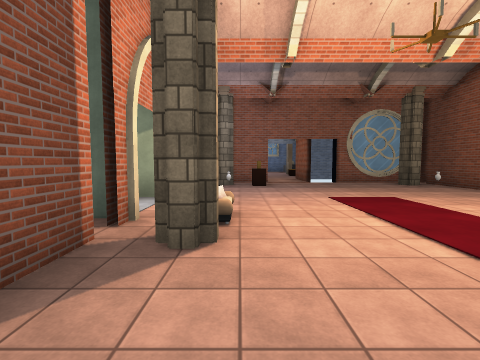
[1] (above)

18 first-person views from a walk through a scene from a Unity 3-D project. The camera is 1.5 m above the floor, tilts 4° down and sees 85° across. The floor is counted in squares, 2 m on a side. Each view is taken from the middle of a square. On the plan, view 1 faces up. The plan holds only what a view shows up to about 9 squares ahead; the rest is blank. The place goes on beyond the plan. The player character is not drawn. Some animated figures are left out. Door leaves are left out, so doorways stand open. Some surface patterns are stand-ins.

[2]
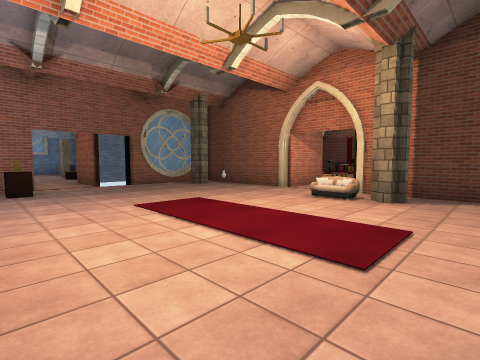

[3]
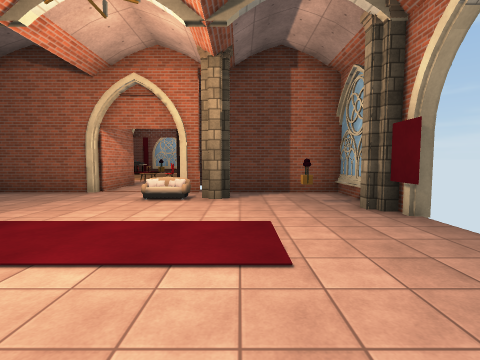

[4]
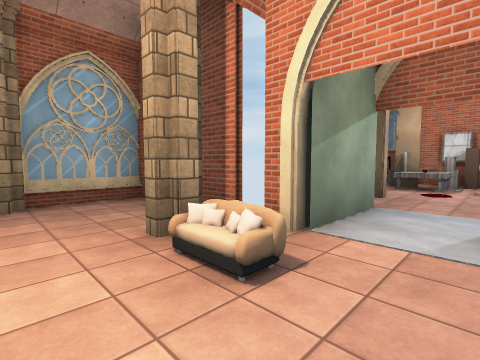

[5]
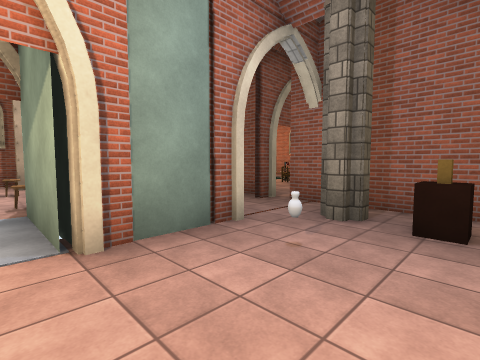

[6]
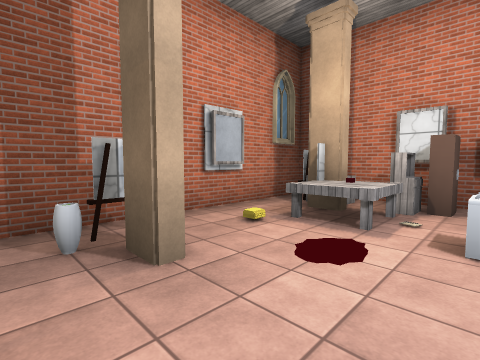

[7]
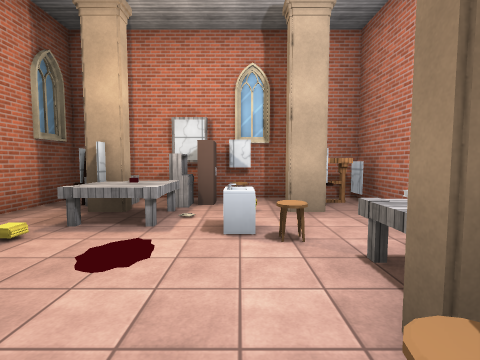

[8]
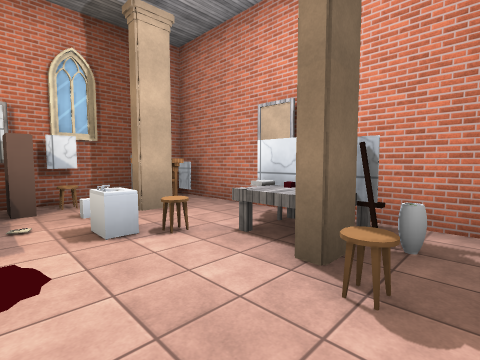

[9]
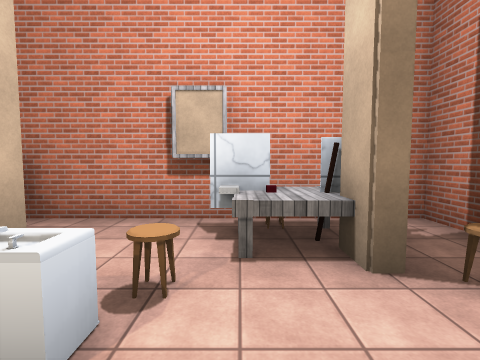

[10]
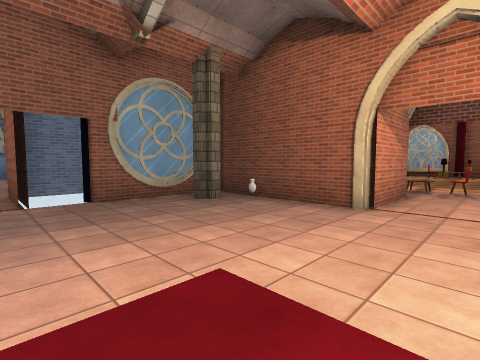

[11]
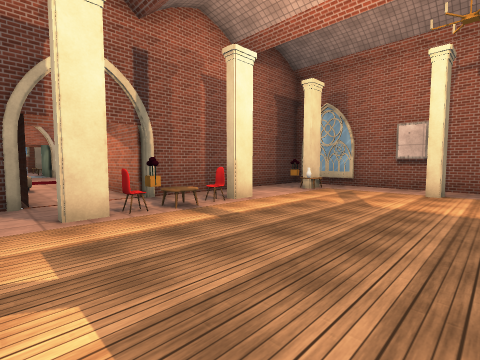

[12]
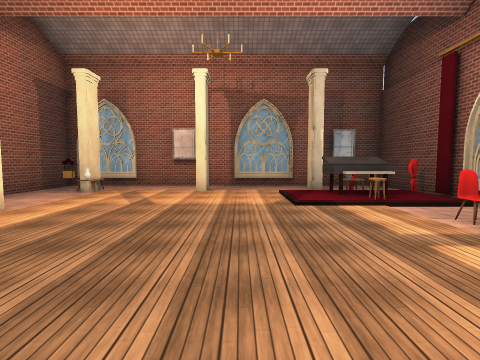

[13]
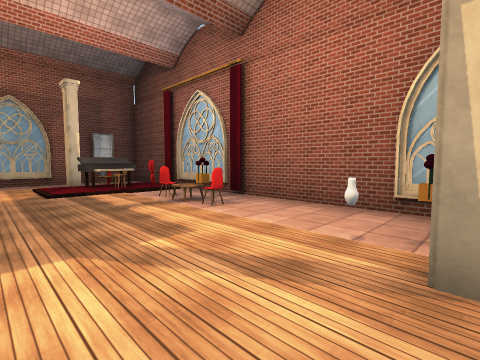

[14]
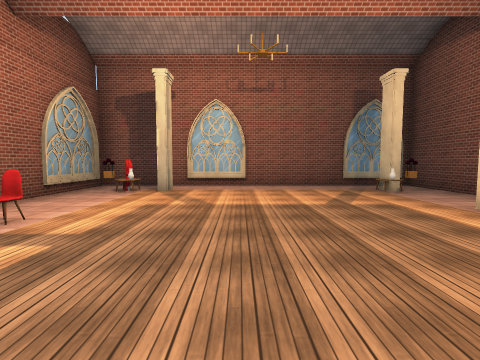

[15]
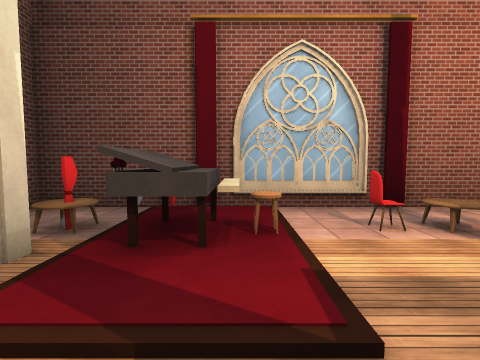

[16]
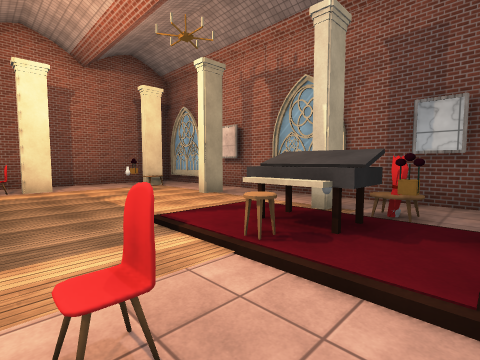

[17]
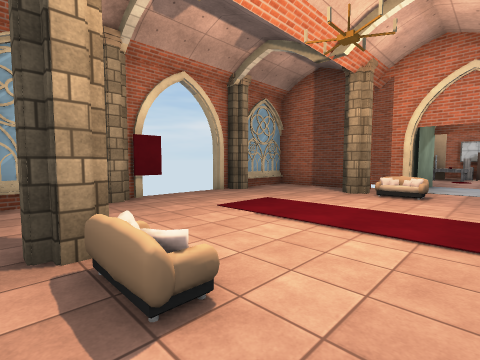

[18]
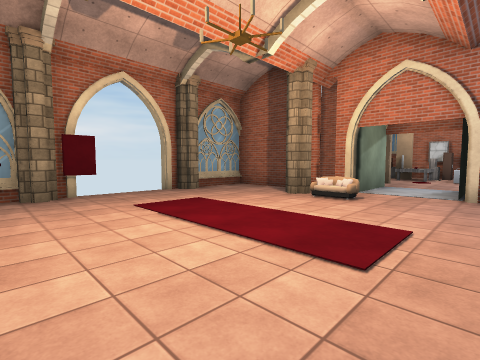

### Floor plan
Ten units are one square. View 1 is at (0, 0); x grows to the right and y downward. Boxes are objects, and circles mark ways between rooms. Rooms are numbered by the first view taken in them; rooms with no view inside come last. Other rooms are left out.
<svg viewBox="-100 -119 290 129">
<path fill="none" stroke="#000" d="M-14 -26 -14 4 12 4M-14 -75 -14 -64M-36 -66 -36 -74 -94 -74 -94 -39M10 -94 -20 -94M-24 -95 -24 -90M-52 -33 -49 -33 -49 -28M-51 -23 -46 -23M31 2 36 2M35 4 64 4 64 -25M64 -29 64 -35M59 -94 35 -94M-79 -64 -79 -56M86 -54 64 -54 64 -90M-94 -38 -94 -16 -41 -16M-5 -39 0 -39M51 -35 51 -39 55 -39M101 -44 101 -36M184 -55 184 -114 86 -114 86 -54M101 -74 101 -66M159 -8 159 -14M162 -97 159 -97 159 -102M131 -104 131 -97 128 -97M86 -35 86 4 184 4 184 -54"/>
<rect x="-95" y="-25" width="10" height="10" fill="#bbb"><title>other object</title></rect>
<rect x="-95" y="-45" width="10" height="10" fill="#bbb"><title>other object</title></rect>
<rect x="-95" y="-55" width="10" height="10" fill="#bbb"><title>other object</title></rect>
<rect x="-95" y="-65" width="10" height="10" fill="#bbb"><title>other object</title></rect>
<rect x="-95" y="-75" width="10" height="10" fill="#bbb"><title>other object</title></rect>
<rect x="-85" y="-45" width="10" height="20" fill="#bbb"><title>other object</title></rect>
<rect x="-75" y="-45" width="10" height="20" fill="#bbb"><title>other object</title></rect>
<rect x="-75" y="-65" width="10" height="20" fill="#bbb"><title>other object</title></rect>
<rect x="-75" y="-75" width="10" height="10" fill="#bbb"><title>other object</title></rect>
<rect x="-65" y="-65" width="10" height="10" fill="#bbb"><title>other object</title></rect>
<rect x="-65" y="-75" width="10" height="10" fill="#bbb"><title>other object</title></rect>
<rect x="-55" y="-65" width="20" height="10" fill="#bbb"><title>other object</title></rect>
<rect x="-55" y="-75" width="10" height="10" fill="#bbb"><title>other object</title></rect>
<rect x="-45" y="-35" width="10" height="10" fill="#bbb"><title>other object</title></rect>
<rect x="-35" y="-35" width="20" height="10" fill="#bbb"><title>other object</title></rect>
<rect x="-35" y="-65" width="20" height="10" fill="#bbb"><title>other object</title></rect>
<rect x="-15" y="-95" width="20" height="20" fill="#bbb"><title>other object</title></rect>
<rect x="-5" y="-35" width="10" height="10" fill="#bbb"><title>other object</title></rect>
<rect x="-5" y="-75" width="10" height="10" fill="#bbb"><title>other object</title></rect>
<rect x="5" y="-5" width="10" height="10" fill="#bbb"><title>other object</title></rect>
<rect x="5" y="-85" width="10" height="10" fill="#bbb"><title>other object</title></rect>
<rect x="15" y="-85" width="10" height="10" fill="#bbb"><title>other object</title></rect>
<rect x="35" y="-5" width="10" height="10" fill="#bbb"><title>other object</title></rect>
<rect x="45" y="-15" width="10" height="10" fill="#bbb"><title>other object</title></rect>
<rect x="45" y="-35" width="10" height="10" fill="#bbb"><title>other object</title></rect>
<rect x="45" y="-75" width="10" height="10" fill="#bbb"><title>other object</title></rect>
<rect x="45" y="-95" width="20" height="20" fill="#bbb"><title>other object</title></rect>
<rect x="95" y="-15" width="10" height="10" fill="#bbb"><title>other object</title></rect>
<rect x="95" y="-25" width="10" height="10" fill="#bbb"><title>other object</title></rect>
<rect x="95" y="-55" width="10" height="10" fill="#bbb"><title>other object</title></rect>
<rect x="95" y="-65" width="10" height="10" fill="#bbb"><title>other object</title></rect>
<rect x="95" y="-95" width="10" height="10" fill="#bbb"><title>other object</title></rect>
<rect x="95" y="-105" width="10" height="10" fill="#bbb"><title>other object</title></rect>
<rect x="105" y="-55" width="10" height="10" fill="#bbb"><title>other object</title></rect>
<rect x="155" y="-25" width="10" height="10" fill="#bbb"><title>other object</title></rect>
<rect x="155" y="-55" width="10" height="10" fill="#bbb"><title>other object</title></rect>
<rect x="155" y="-85" width="20" height="10" fill="#bbb"><title>other object</title></rect>
<rect x="155" y="-95" width="20" height="10" fill="#bbb"><title>other object</title></rect>
<rect x="165" y="-15" width="10" height="10" fill="#bbb"><title>other object</title></rect>
<rect x="165" y="-55" width="10" height="10" fill="#bbb"><title>other object</title></rect>
<rect x="165" y="-65" width="10" height="10" fill="#bbb"><title>other object</title></rect>
<rect x="165" y="-105" width="10" height="10" fill="#bbb"><title>other object</title></rect>
<rect x="175" y="-15" width="10" height="10" fill="#bbb"><title>other object</title></rect>
<circle cx="85" cy="-45" r="3" fill="#2a7"/>
<text x="0" y="-50">1</text>
<text x="140" y="-50">2</text>
</svg>
Room 1 opens to room 2.

Where each view was taken, in squares from view 1:
view 1: 0 up, 0 right, facing up
view 2: 1 up, 0 right, facing up-right
view 3: 2 up, 0 right, facing right
view 4: 5 up, 1 right, facing down-left
view 5: 5 up, 1 right, facing up-left
view 6: 5 up, 4 left, facing down-left
view 7: 5 up, 4 left, facing left
view 8: 4 up, 4 left, facing up-left
view 9: 4 up, 6 left, facing up
view 10: 4 up, 2 right, facing up-right
view 11: 3 up, 14 right, facing up-left
view 12: 3 up, 14 right, facing up
view 13: 1 up, 14 right, facing up-right
view 14: 8 up, 14 right, facing down
view 15: 8 up, 14 right, facing right
view 16: 6 up, 18 right, facing up-left
view 17: 5 up, 6 right, facing down-left
view 18: 6 up, 5 right, facing down-left
